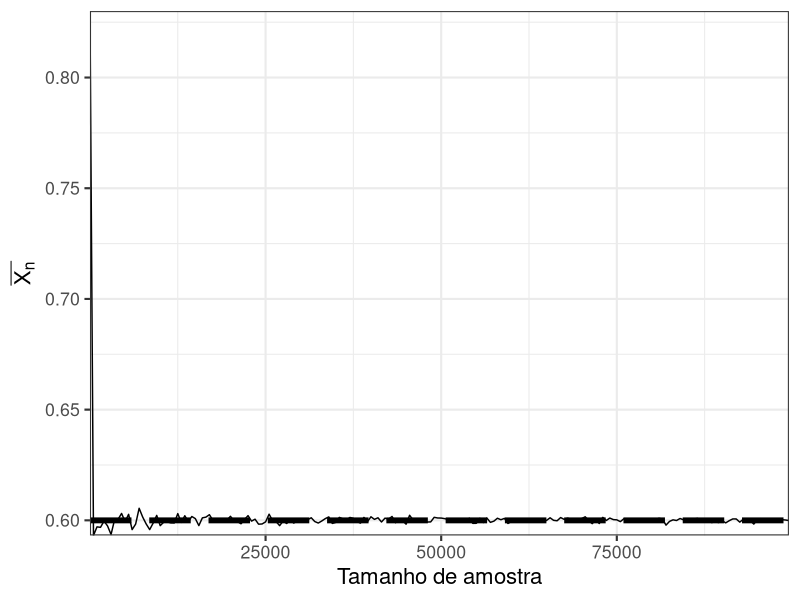

Reproduce this figure in R.
dist <- "beta"

## Beta
alpha <- 3
beta <- 2

## Log-normal
mu <- 0
sigma <- 2

if(dist == "ln"){
  EX <- exp(mu + sigma^2/2)  
}else{
  EX <- alpha / (alpha + beta)
}

computa_media <- function(n){
  if(dist == "ln"){
    mean(rlnorm(n = n, meanlog = mu, sdlog = sigma))
  }else{
    mean(rbeta(n = n, shape1 = alpha, shape2 = beta))
  }
}
ns <- seq(2, 1E5, by = 500)
medias <- sapply(ns, computa_media)

library(ggplot2)

forplot <- data.frame(n = ns, x_bar = medias)

ggplot(forplot, aes(x = n, y = x_bar))+
  geom_line() +
  scale_x_continuous("Tamanho de amostra", expand = c(0, 0)) + 
  scale_y_continuous(expression(bar(X[n])), expand = c(0, 0)) +
  geom_hline(yintercept = EX, linetype = "longdash", size = 2) +
  theme_bw(base_size = 16)
